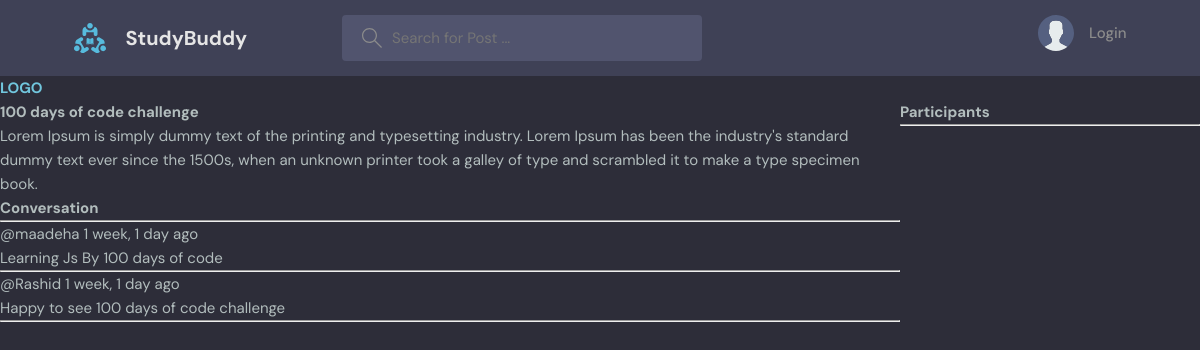
Page /room/2/ on the committed database.
### base/models.py (models this page shows, shortened)
class Room(models.Model):
    host = models.ForeignKey(User, on_delete=models.SET_NULL ,null=True)
    topic = models.ForeignKey(Topic, on_delete=models.SET_NULL ,null=True)
    name= models.CharField(max_length=200)
    description = models.TextField(null=True,blank=True)
    participants = models.ManyToManyField(User,related_name='participants',blank=True)
    updated = models.DateTimeField(auto_now=True)
    created =models.DateTimeField(auto_now_add=True)

class Message (models.Model):
        user = models.ForeignKey(User, on_delete= models.CASCADE)
        room =models.ForeignKey(Room, on_delete=models.CASCADE)
        body =models.TextField()
        updated = models.DateTimeField(auto_now=True)
        created =models.DateTimeField(auto_now_add=True)

### base/views.py (the view, shortened to what this page needs)
# urls.py: path('room/<str:pk>/',views.room, name="room"),
def room(request,pk):
    room = Room.objects.get(id=pk)
    room_messages = room.message_set.all()
    participants =room.participants.all()
    context = {'room':room ,'room_messages':room_messages ,'participants':participants}
    return render(request,'base/room.html',context)

### base/templates/base/room.html (shortened to what this page needs)
{% extends 'main.html' %}
{% block content %}
<div class="room-container">
<div>
<h1> {{room.name}} </h1>
<p>{{room.description}}</p>
<div class="comment-wrapper">
<h3> Conversation </h3>
<hr>
{% for message in room_messages %}
<div>
    <small>@{{message.user}}  {{message.created | timesince}} ago </small>
    <p>{{message.body}}</p>
    <hr>
</div>
{% endfor %}
</div>
</div>
<div>
    <h3>Participants</h3>
    <hr>
</div>
</div>
{% endblock %}

### static/styles/style.css (style rules this page uses)
:root { --color-main: #71c6dd; --color-main-light: #e1f6fb; --color-dark: #3f4156; --color-dark-medium: #51546e; --color-dark-light: #696d97; --color-light: #e5e5e5; --color-gray: #8b8b8b; --color-light-gray: #b2bdbd; --color-bg: #2d2d39; --color-success: #5dd693; --color-error: #fc4b0b; }
* { font-family: "DM Sans", -apple-system, BlinkMacSystemFont, "Segoe UI", Roboto, Oxygen, Ubuntu, Cantarell, "Open Sans", "Helvetica Neue", sans-serif; margin: 0; padding: 0; box-sizing: border-box; text-rendering: optimizeLegibility; font-size: inherit; }
html { font-size: 56.25%; }
@media only screen and (min-width: 1200px) { html { font-size: 62.5%; } }
body { line-height: 1.6; font-weight: 400; font-size: 1.5rem; color: var(--color-light-gray); background-color: var(--color-bg); min-height: 100vh; }

### base/templates/base/room.html (style rules this page uses)
.room-container { display:grid; grid-template-columns: 3fr 1fr; }

### rows in the picture
Room: name "100 days of code challenge", description "Lorem Ipsum is simply dummy text of the printing and typesetting industry. Lorem Ipsum has been the industry's standard dummy text ever since the 1500s, when an unknown printer took a galley of type and scrambled it to make a type specimen book."
Message: user "maadeha", created "1 week, 1 day", body "Learning Js By 100 days of code"
Message: user "Rashid", created "1 week, 1 day", body "Happy to see 100 days of code challenge"
